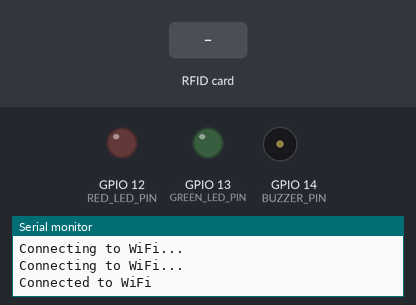
A sketch run on a simulated ESP32. On the bench: output pins drawn as LEDs (lit = HIGH), buzzer (waves = sounding, pin HIGH), the last lines printed to the serial monitor. Inputs (shaded band) come from the test bench. WiFi joins after 1.5 s; servers stay silent unless stated; uploads are accepted with an empty reply.

Above: at 3.3 s.
3.4 s: RFID card 5E 7A 19 C4 held to the reader
At 4.0 s:
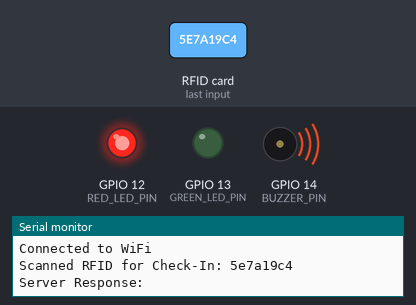
Timing chart, 0 to 6.4 s (numbered marks = the images above; inputs shaded):
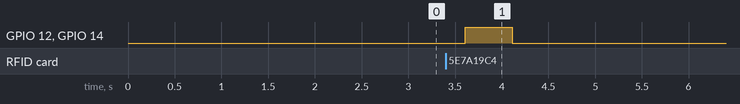

The sketch:

CHECK_IN_OUT.ino
```cpp
#include <WiFi.h>
#include <MFRC522.h>
#include <HTTPClient.h>

#define RST_PIN 5               // Reset pin for RFID
#define SS_PIN_CHECKIN 21       // SS pin for check-in RFID scanner
#define SS_PIN_CHECKOUT 22      // SS pin for check-out RFID scanner
#define GREEN_LED_PIN 13        // Green LED for success
#define RED_LED_PIN 12          // Red LED for failure
#define BUZZER_PIN 14           // Buzzer for feedback

MFRC522 rfid_checkin(SS_PIN_CHECKIN, RST_PIN);    // RFID scanner for check-in
MFRC522 rfid_checkout(SS_PIN_CHECKOUT, RST_PIN);  // RFID scanner for check-out

// WiFi credentials
const char* ssid = "Infinix GT 20 Pro";
const char* password = "";

// Server URLs for check-in and check-out
const char* checkinURL = "http://192.168.152.196/rh/check_in.php";
const char* checkoutURL = "http://192.168.152.196/rh/check_out.php";

String currentRFID = "";

void setup() {
  Serial.begin(115200);
  SPI.begin();  // Initialize SPI for RFID
  rfid_checkin.PCD_Init();
  rfid_checkout.PCD_Init();

  pinMode(GREEN_LED_PIN, OUTPUT);  // Set green LED as output
  pinMode(RED_LED_PIN, OUTPUT);    // Set red LED as output
  pinMode(BUZZER_PIN, OUTPUT);     // Set buzzer as output

  WiFi.begin(ssid, password);
  while (WiFi.status() != WL_CONNECTED) {
    delay(1000);
    Serial.println("Connecting to WiFi...");
  }
  Serial.println("Connected to WiFi");
}

void loop() {
  // Check-in scanner
  if (rfid_checkin.PICC_IsNewCardPresent() && rfid_checkin.PICC_ReadCardSerial()) {
    currentRFID = readRFID(rfid_checkin);
    Serial.println("Scanned RFID for Check-In: " + currentRFID);
    bool success = updateCheckInStatus(currentRFID, true);  // Check-in
    provideFeedback(success);  // Provide feedback based on success or failure
    rfid_checkin.PICC_HaltA();
    rfid_checkin.PCD_StopCrypto1();
  }

  // Check-out scanner
  if (rfid_checkout.PICC_IsNewCardPresent() && rfid_checkout.PICC_ReadCardSerial()) {
    currentRFID = readRFID(rfid_checkout);
    Serial.println("Scanned RFID for Check-Out: " + currentRFID);
    bool success = updateCheckInStatus(currentRFID, false);  // Check-out
    provideFeedback(success);  // Provide feedback based on success or failure
    rfid_checkout.PICC_HaltA();
    rfid_checkout.PCD_StopCrypto1();
  }
}

// Function to read RFID as a hex string
String readRFID(MFRC522 &rfid) {
  String rfidTag = "";
  for (byte i = 0; i < rfid.uid.size; i++) {
    rfidTag += String(rfid.uid.uidByte[i], HEX);  // No uppercase conversion
  }
  return rfidTag;
}

// Function to update check-in or check-out status
bool updateCheckInStatus(String rfid, bool checkInStatus) {
  HTTPClient http;
  String url = checkInStatus ? checkinURL : checkoutURL;
  http.begin(url);
  http.addHeader("Content-Type", "application/x-www-form-urlencoded");

  String postData = "rfid=" + rfid + "&check_in=" + String(checkInStatus ? 1 : 0);
  int httpResponseCode = http.POST(postData);

  if (httpResponseCode == 200) {
    String response = http.getString();
    Serial.println("Server Response: " + response);
    http.end();
    return response.indexOf("success") >= 0;  // Return true if "success" is in the response
  } else {
    Serial.println("Error in sending data to server");
    http.end();
    return false;  // Indicate failure
  }
}

// Function to provide feedback using LEDs and buzzer
void provideFeedback(bool success) {
  if (success) {
    digitalWrite(GREEN_LED_PIN, HIGH);  // Turn on green LED
    digitalWrite(BUZZER_PIN, HIGH);     // Turn on buzzer
    delay(500);                         // Keep the indicators on for 500 ms
    digitalWrite(GREEN_LED_PIN, LOW);   // Turn off green LED
    digitalWrite(BUZZER_PIN, LOW);      // Turn off buzzer
  } else {
    digitalWrite(RED_LED_PIN, HIGH);    // Turn on red LED
    digitalWrite(BUZZER_PIN, HIGH);     // Turn on buzzer
    delay(500);                         // Keep the indicators on for 500 ms
    digitalWrite(RED_LED_PIN, LOW);     // Turn off red LED
    digitalWrite(BUZZER_PIN, LOW);      // Turn off buzzer
  }
}
```

Measured:
- after the input at 3.4 s, GPIO 12 (RED_LED_PIN), GPIO 14 (BUZZER_PIN): LOW → HIGH after 0.21 s, → LOW 0.50 s later
